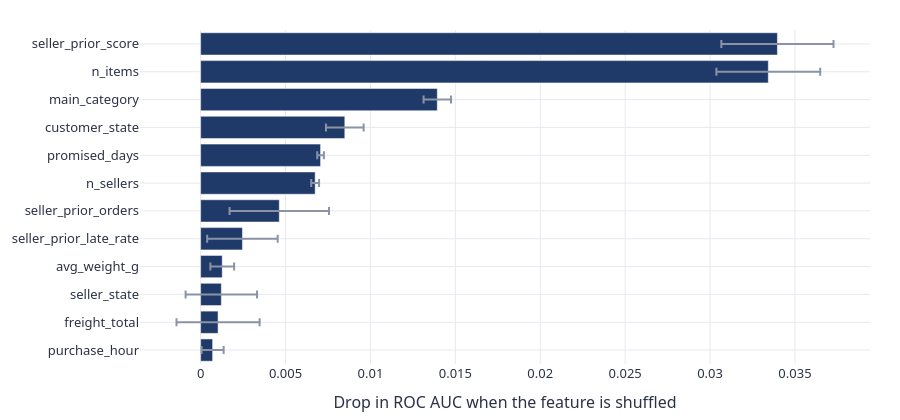

The cell this chart's notebook holds for it:
### Markdown cell above
**ROC AUC of 0.63 using only what is knowable at checkout.**

We want to be straightforward about that rather than dress it up. It is a modest number.
But we would argue it is the *right* modest number, and that a model claiming 0.9 here would
be leaking information it should not have. Most of what makes a customer angry (a carrier
losing the parcel, a defective unit, the wrong item shipped) genuinely has not happened yet
when the order is placed. It cannot be predicted because it is not yet determined.

What the model does do is **separate**. The riskiest 10% of orders contain **22.1%** of all
eventual detractors, and the riskiest 20% contain **35.1%**, roughly twice what random
selection would give you. If operations can only review a fraction of orders, that is enough
to build a proactive outreach queue against.

**But it is not calibrated, and we are not going to hide that.** Look at the Brier scores:
the at-risk model scores **0.0918** against a base-rate baseline of **0.0913**. It is
marginally *worse* than simply predicting the marketplace average for every single order.
That is not a contradiction: ROC AUC measures *ranking*, Brier measures whether the
probabilities are honest, and this model ranks well while its probability estimates are no
better than a constant.

The practical consequence is a real constraint on how it may be used: it can order a queue,
and it must never be quoted as a probability to anyone. "These orders are riskier than those"
is supported. "This order has a 30% chance of a bad review" is not.

### Code cell
imp = pd.read_csv(C.TABLE_DIR / 'model_importance.csv')
V.fig_importance(imp, 'at_risk')

### Figure 1 — Plotly figure (JSON) as saved in the notebook; plotly's stock layout.template omitted (floating-point values rounded to 4 significant figures)
{"data": [{"error_x": {"array": [0.0006482, 0.002448, 0.002103, 0.0006997, 0.002076, 0.002929, 0.0002305, 0.000195, 0.00111, 0.0008081, 0.003056, 0.003302], "color": "#8a93a5"}, "marker": {"color": "#1f3a68"}, "orientation": "h", "type": "bar", "x": [0.000707, 0.001027, 0.00122, 0.001272, 0.002462, 0.004632, 0.006745, 0.007062, 0.008491, 0.01394, 0.03343, 0.03397], "y": ["purchase_hour", "freight_total", "seller_state", "avg_weight_g", "seller_prior_late_rate", "seller_prior_orders", "n_sellers", "promised_days", "customer_state", "main_category", "n_items", "seller_prior_score"]}], "layout": {"font": {"color": "#2b3245", "family": "IBM Plex Sans, Segoe UI, Helvetica, Arial, sans-serif", "size": 13}, "height": 420, "hoverlabel": {"font": {"family": "IBM Plex Sans, Segoe UI, Helvetica, Arial, sans-serif"}}, "legend": {"orientation": "h", "title": {"text": ""}, "x": 0, "y": 1.02, "yanchor": "bottom"}, "margin": {"b": 50, "l": 60, "r": 30, "t": 30}, "paper_bgcolor": "#ffffff", "plot_bgcolor": "#ffffff", "xaxis": {"gridcolor": "#e6e9ef", "title": {"text": "Drop in ROC AUC when the feature is shuffled"}, "zeroline": false}, "yaxis": {"gridcolor": "#e6e9ef", "zeroline": false}}}
